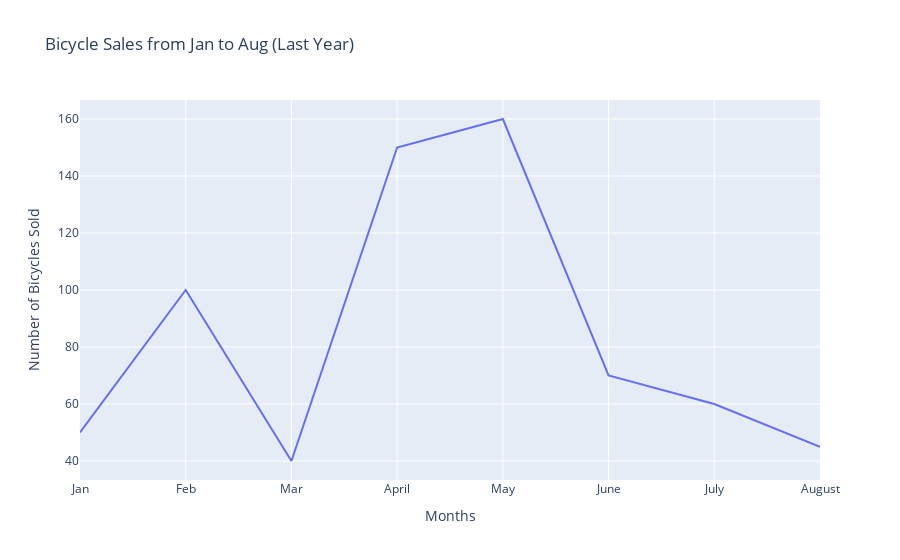

Notebook code for this chart:
### Markdown cell above
# Line Plot:

A line plot shows information that changes continuously with time

### Code cell
# Example 2: Line Chart – Bicycle Sales Jan–Aug

# step 1: Create array for bicycle sold.
numberOfBicyclesSold_array= [50,100,40,150,160,70,60,45]

# Ste 2: Create array for months.
months_array=["Jan","Feb","Mar","April","May","June","July","August"]

#  Step 3: Create Line chart.
fig= px.line(
    x=months_array,
    y=numberOfBicyclesSold_array,
    title="Bicycle Sales from Jan to Aug (Last Year)",
    labels={ "x": "Months", "y": "Number of Bicycles Sold"},
        
    
)
fig.show()

### Figure 1 — Plotly figure (JSON) as saved in the notebook; plotly's stock layout.template omitted (floating-point values rounded to 4 significant figures)
{"data": [{"hovertemplate": "Months=%{x}<br>Number of Bicycles Sold=%{y}<extra></extra>", "legendgroup": "", "line": {"color": "#636efa", "dash": "solid"}, "marker": {"symbol": "circle"}, "mode": "lines", "name": "", "orientation": "v", "showlegend": false, "type": "scatter", "x": ["Jan", "Feb", "Mar", "April", "May", "June", "July", "August"], "xaxis": "x", "y": [50, 100, 40, 150, 160, 70, 60, 45], "yaxis": "y"}], "layout": {"legend": {"tracegroupgap": 0}, "title": {"text": "Bicycle Sales from Jan to Aug (Last Year)"}, "xaxis": {"anchor": "y", "domain": [0, 1], "title": {"text": "Months"}}, "yaxis": {"anchor": "x", "domain": [0, 1], "title": {"text": "Number of Bicycles Sold"}}}}
